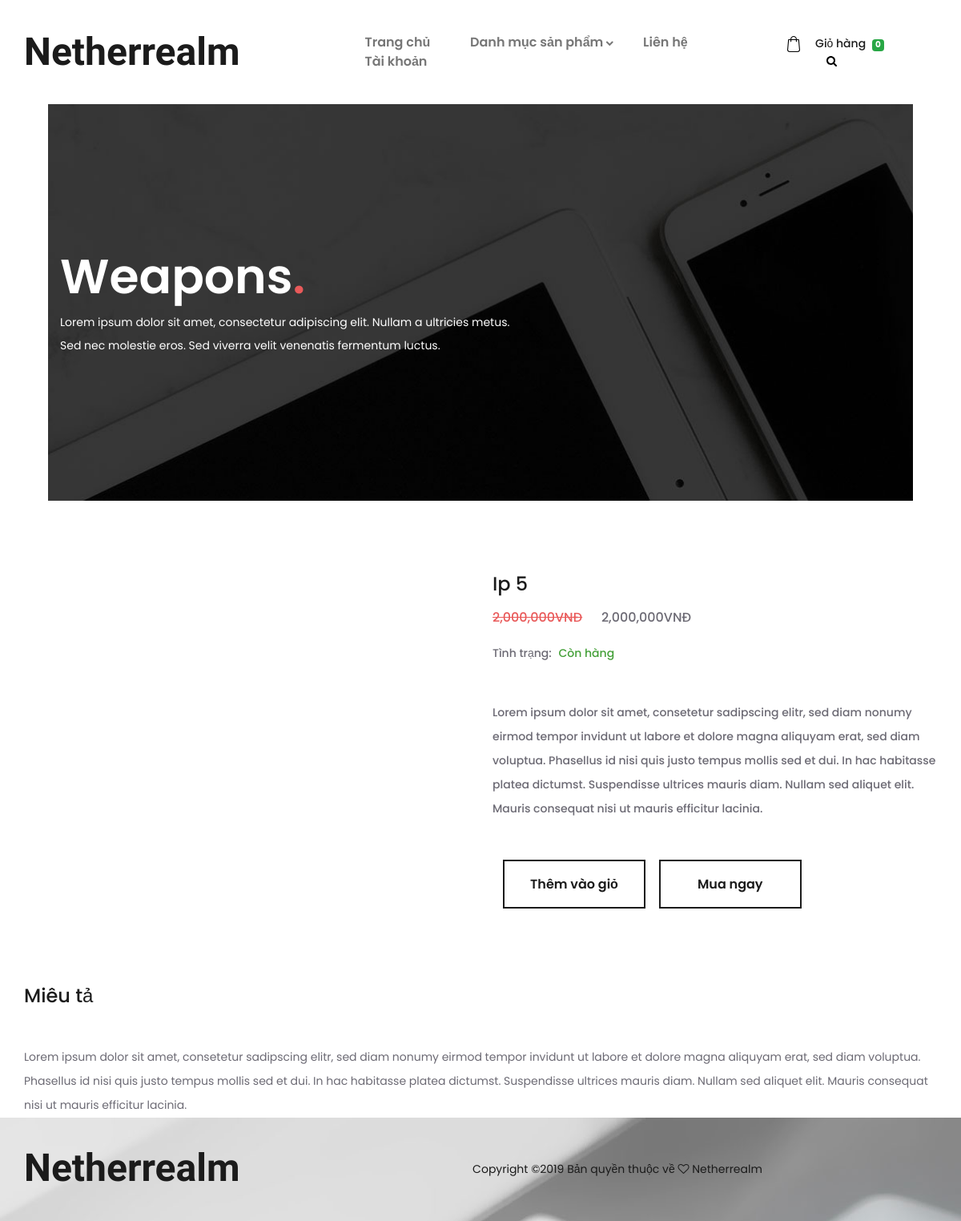
Screenshot of /user/index.php?mod=product&act=detail&CODE=SP1569293848 with the database file from the repository.
### tables this page shows
CREATE TABLE `products` (
  `CODE` varchar(255) NOT NULL,
  `NAME` varchar(255) NOT NULL,
  `QUANTITY` varchar(255) NOT NULL,
  `PRICE` int(11) DEFAULT NULL,
  `PICTURE` varchar(255) DEFAULT NULL,
  `TYPE` varchar(255) DEFAULT NULL,
  `NOTE` varchar(255) DEFAULT NULL,
  `OLD_PRICE` int(11) DEFAULT NULL
);

### user/controllers/ProductController.php (called while the page is built, shortened)
<?php
class ProductController
{
    var $model;
    function __construct(){
        $this->model= new Product;
    }
    public function detail()
    {
        $CODE=$_GET['CODE'];
        $detail= $this->model->find($CODE);
        require_once("views/products/detail.php");
    }
}
 ?>

### user/models/conection.php (called while the page is built, shortened)
<?php
class Connection
{
    public function __construct()
    {
        $this->conn = new mysqli(servername, username, password, dbname);
    }
}
 ?>

### user/models/Model.php (called while the page is built, shortened)
<?php
include_once('conection.php');
    class Model
    {
      var $conn;
      var $table='';
      var $key='id';
      function __construct(){
        $connection= new Connection();
        $this->conn= $connection->conn;
      }
   public function find($CODE)
   {
    $CODE=isset($_GET['CODE'])?$_GET['CODE']:'';
    $query = "SELECT * FROM ".$this->table." WHERE ".$this->key."='".$CODE."'";
    $result = $this->conn->query($query);
    $detail = $result->fetch_assoc();
    return $detail;
}
}
?>

### user/views/products/detail.php (the view, shortened to what this page needs)
<?php
include_once('views/layout/header.php');
 ?>
<link rel="stylesheet" type="text/css" href="public/styles/product.css">
<link rel="stylesheet" type="text/css" href="public/styles/product_responsive.css">
	<div class="home">
		<div class="home_container">
			<div class="home_background" style="background-image:url(public/images/categories.jpg)"></div>
			<div class="home_content_container">
				<div class="container">
					<div class="row">
						<div class="col">
							<div class="home_content">
								<div class="home_title">Weapons<span>.</span></div>
								<div class="home_text"><p>Lorem ipsum dolor sit amet, consectetur adipiscing elit. Nullam a ultricies metus. Sed nec molestie eros. Sed viverra velit venenatis fermentum luctus.</p></div>
							</div>
						</div>
					</div>
				</div>
			</div>
		</div>
	</div>
<div class="product_details">
		<div class="container">
			<div class="row details_row">
				<div class="col-lg-6">
					<div class="details_image">
						<div class="details_image_large"><img src="../admin/public/images/products/<?= $detail['PICTURE']?>" alt="">
						</div>
					</div>
				</div>
				<div class="col-lg-6">
					<div class="details_content">
						<div class="details_name"><?=$detail['NAME'] ?></div>
						<?php
                        if (!$detail['OLD_PRICE']==null) {
                            ?>
                            <div class="details_discount"><?=number_format($detail['OLD_PRICE']) ?>VNĐ</div>
                         <?php } ?>
						<div class="details_price"><?=number_format($detail['PRICE']) ?>VNĐ</div>
						<div class="in_stock_container">
							<div class="availability">Tình trạng:</div>
							<?php
							if ($detail['QUANTITY']>0) {
								echo '<span>Còn hàng</span>';
							}else{
								echo '<span>Hết hàng</span>';
							}
							 ?>
						</div>
						<div class="details_text">
							<p>Lorem ipsum dolor sit amet, consetetur sadipscing elitr, sed diam nonumy eirmod tempor invidunt ut labore et dolore magna aliquyam erat, sed diam voluptua. Phasellus id nisi quis justo tempus mollis sed et dui. In hac habitasse platea dictumst. Suspendisse ultrices mauris diam. Nullam sed aliquet elit. Mauris consequat nisi ut mauris efficitur lacinia.</p>
						</div>
						<div class="product_quantity_container">
							<div class="button cart_button"><a href="?mod=sale&act=add2cart&CODE=<?=$detail['CODE']?>">Thêm vào giỏ</a></div>
							<div class="button cart_button"><a href="?mod=sale&act=add2cart&CODE=<?=$detail['CODE']?>">Mua ngay</a></div>
						</div>
					</div>
				</div>
			</div>
			<div class="row description_row">
				<div class="col">
					<div class="description_title_container">
						<div class="description_title">Miêu tả</div>
					</div>
					<div class="description_text">
						<p>Lorem ipsum dolor sit amet, consetetur sadipscing elitr, sed diam nonumy eirmod tempor invidunt ut labore et dolore magna aliquyam erat, sed diam voluptua. Phasellus id nisi quis justo tempus mollis sed et dui. In hac habitasse platea dictumst. Suspendisse ultrices mauris diam. Nullam sed aliquet elit. Mauris consequat nisi ut mauris efficitur lacinia.</p>
					</div>
				</div>
			</div>
		</div>
	</div>
<?php
include_once('views/layout/footer.php');
 ?>

### user/public/styles/product.css (style rules this page uses)
* { margin: 0; padding: 0; -webkit-font-smoothing: antialiased; -webkit-text-shadow: rgba(0,0,0,.01) 0 0 1px; text-shadow: rgba(0,0,0,.01) 0 0 1px; }
body { font-family: 'Poppins', sans-serif; font-size: 14px; font-weight: 400; background: #FFFFFF; color: #a5a5a5; }
div { display: block; position: relative; -webkit-box-sizing: border-box; -moz-box-sizing: border-box; box-sizing: border-box; }
p { font-family: 'Poppins', sans-serif; font-size: 14px; line-height: 2.14; font-weight: 400; color: #6c6a74; -webkit-font-smoothing: antialiased; -webkit-text-shadow: rgba(0,0,0,.01) 0 0 1px; text-shadow: rgba(0,0,0,.01) 0 0 1px; }
p:last-of-type { margin-bottom: 0; }
a, a:hover, a:visited, a:active, a:link { text-decoration: none; -webkit-font-smoothing: antialiased; -webkit-text-shadow: rgba(0,0,0,.01) 0 0 1px; text-shadow: rgba(0,0,0,.01) 0 0 1px; }
.button { width: 178px; height: 61px; background: none; text-align: center; border: solid 2px #1b1b1b; overflow: hidden; cursor: pointer; }
.button a { display: block; position: relative; font-size: 16px; font-weight: 600; line-height: 57px; color: #1b1b1b; background: none; z-index: 1; -webkit-transition: all 200ms ease; -moz-transition: all 200ms ease; -ms-transition: all 200ms ease; -o-transition: all 200ms ease; transition: all 200ms ease; }
.button::after { content: ''; position: absolute; top: 0; left: 0; width: 150%; height: 100%; background: #FFFFFF; z-index: 0; opacity: 0; -webkit-transform: rotate3d(0, 0, 1, -45deg) translate3d(0, -3em, 0); transform: rotate3d(0, 0, 1, -45deg) translate3d(0, -3em, 0); -webkit-transform-origin: 0% 100%; transform-origin: 0% 100%; -webkit-transition: -webkit-transform 0.3s, opacity 0.3s, background-color 0.3s; transition: transform 0.3s, opacity 0.3s, background-color 0.3s; }
.home { width: 100%; height: 625px; background: #FFFFFF; z-index: 2; padding-top: 130px; padding-left: 60px; padding-right: 60px; }
.home_container { width: 100%; height: 100%; }
.home_background { position: absolute; top: 0; left: 0; width: 100%; height: 100%; background-repeat: no-repeat; background-size: cover; background-position: center center; }
.home_content_container { position: absolute; top: 50%; left: 0; -webkit-transform: translateY(-50%); -moz-transform: translateY(-50%); -ms-transform: translateY(-50%); -o-transform: translateY(-50%); transform: translateY(-50%); width: 100%; }
.home_content { width: 580px; }
.home_title { font-size: 60px; font-weight: 600; color: #FFFFFF; line-height: 1.2; }
.home_title span { color: #e95a5a; }
.home_text { margin-top: 7px; }
.home_text p { color: #FFFFFF; }
.product_details { width: 100%; background: #FFFFFF; z-index: 2; }
.details_row { margin-top: 95px; }
.details_image_large { width: 100%; }
.in_stock_container { margin-top: 22px; }
.availability { display: inline-block; font-size: 14px; font-weight: 500; color: #6c6a74; }
.in_stock_container span { display: inline-block; font-size: 14px; font-weight: 500; color: #44a038; margin-left: 5px; }
.details_name { font-size: 24px; font-weight: 500; color: #1b1b1b; margin-top: -9px; }
.details_discount { display: inline-block; font-size: 16px; font-weight: 500; color: #e95a5a; margin-right: 20px; text-decoration: line-through; }
.details_price { display: inline-block; font-size: 16px; font-weight: 500; color: #6c6a74; margin-top: 12px; }
.details_text { margin-top: 49px; }
.details_text p { font-weight: 500; }
.product_quantity_container { margin-top: 48px; }
.cart_button { display: inline-block; vertical-align: middle; margin-left: 13px; }
.cart_button::after { background: #1b1b1b; }
.description_row { margin-top: 91px; }
.description_title { display: inline-block; font-size: 24px; font-weight: 500; color: #1b1b1b; }
.description_text { margin-top: 44px; }

### rows the page displays
products: NAME "Ip 5", OLD_PRICE "2,000,000", PRICE "2,000,000"
